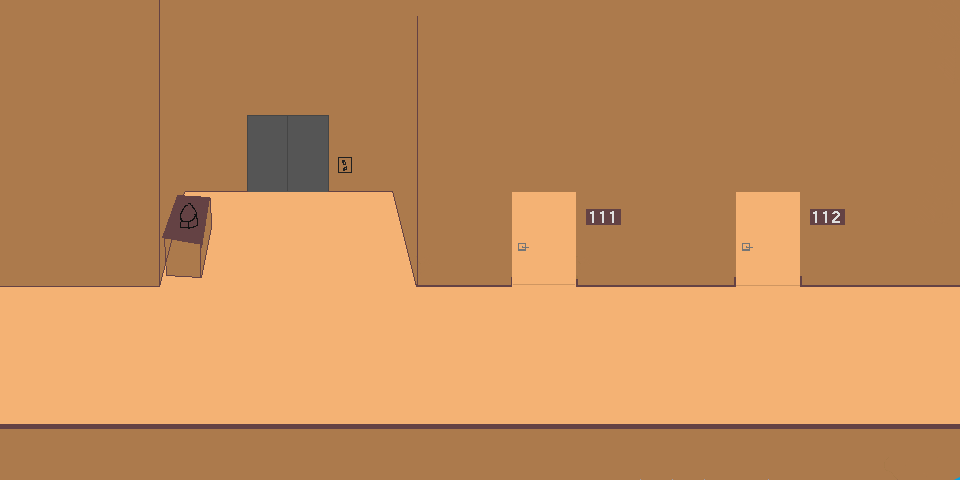

A 2D game scene composited from a Tiled map and its tileset images. What follows is a short description and the map's XML, with each tile layer's data collapsed to a summary:
An orthogonal 30x15 tile map with 32x32 px tiles, 3 tile layers (Tile Layer 2, Tile Layer 1, Tile Layer 3), 8 tilesets and 12 objects (level Info, door, character1).

<map version="1.2" tiledversion="1.2.1" orientation="orthogonal" renderorder="right-down" width="30" height="15" tilewidth="32" tileheight="32" infinite="0" nextlayerid="35" nextobjectid="57">
 <tileset firstgid="1" name="grassstage" tilewidth="32" tileheight="32" tilecount="2025" columns="45">
  <image source="grassstage.png" width="1440" height="1440" />
 </tileset>
 <tileset firstgid="2026" name="grassstage2" tilewidth="32" tileheight="32" tilecount="2500" columns="50">
  <image source="grassstage2.png" width="1600" height="1600" />
 </tileset>
 <tileset firstgid="4526" name="playerstart" tilewidth="32" tileheight="32" tilecount="1" columns="1">
  <image source="playerstart.png" width="32" height="32" />
  <tile id="0">
   <properties>
    <property name="orient" value="right" />
    <property name="playerstart" value="" />
   </properties>
  </tile>
 </tileset>
 <tileset firstgid="4527" name="grassstage3" tilewidth="32" tileheight="32" tilecount="1700" columns="50">
  <image source="grassstage3.png" width="1600" height="1088" />
 </tileset>
 <tileset firstgid="6227" source="grassstage4redux.tsx" />
 <tileset firstgid="6927" name="grasstownweaponshop" tilewidth="32" tileheight="32" tilecount="300" columns="20">
  <image source="grasstownweaponshop.png" width="640" height="480" />
 </tileset>
 <tileset firstgid="7227" name="grasstownhotel" tilewidth="32" tileheight="32" tilecount="450" columns="30">
  <image source="grasstownhotel.png" width="960" height="480" />
 </tileset>
 <tileset firstgid="7677" name="grasstownhotelhallway" tilewidth="32" tileheight="32" tilecount="450" columns="30">
  <image source="grasstownhotelhallway.png" width="960" height="480" />
 </tileset>
 <layer id="32" name="Tile Layer 2" width="30" height="15">
  <data>[450 cells, 450 non-empty, 418 distinct tile ids]</data>
 </layer>
 <layer id="33" name="Tile Layer 1" width="30" height="15">
  <data>[450 cells, 165 non-empty, 19 distinct tile ids]</data>
 </layer>
 <layer id="34" name="Tile Layer 3" width="30" height="15">
  <data>[450 cells, 450 non-empty, 450 distinct tile ids]</data>
 </layer>
 <objectgroup id="4" name="Object Layer 1">
  <object id="40" name="level Info" x="736" y="64" width="24" height="24">
   <properties>
    <property name="areaname" value="Hotel Hallway" />
    <property name="levelinfo" value="1" />
    <property name="music" value="dabbad.mp3" />
   </properties>
  </object>
  <object id="41" x="270" y="192" width="32" height="32">
   <properties>
    <property name="orient" value="down" />
    <property name="playerstart" value="" />
    <property name="startarea" value="1" />
   </properties>
  </object>
  <object id="42" x="256" y="32" width="64" height="84">
   <properties>
    <property name="NewArea" value="grasstownhotel.tmx" />
    <property name="area" value="grasstownhotel.tmx" />
    <property name="returnarea" value="2" />
   </properties>
  </object>
  <object id="48" x="0" y="416" width="960" height="32">
   <properties>
    <property name="block" value="" />
   </properties>
  </object>
  <object id="49" x="0" y="224" width="160" height="8">
   <properties>
    <property name="block" value="" />
   </properties>
  </object>
  <object id="50" x="416" y="224" width="96" height="8">
   <properties>
    <property name="block" value="" />
   </properties>
  </object>
  <object id="51" x="576" y="224" width="160" height="8">
   <properties>
    <property name="block" value="" />
   </properties>
  </object>
  <object id="52" x="800" y="224" width="160" height="8">
   <properties>
    <property name="block" value="" />
   </properties>
  </object>
  <object id="53" name="door" x="512" y="224" width="64" height="64">
   <properties>
    <property name="description" value="Get a roomkey you Frick" />
   </properties>
  </object>
  <object id="54" x="512" y="320" width="32" height="32">
   <properties>
    <property name="orient" value="down" />
    <property name="playerstart" value="" />
    <property name="startarea" value="0" />
   </properties>
  </object>
  <object id="55" x="416" y="288" width="32" height="128">
   <properties>
    <property name="event" value="genmuhotel" />
   </properties>
  </object>
  <object id="56" name="Genmurei" type="character1" x="672" y="288" width="32" height="64">
   <properties>
    <property name="" value="" />
    <property name="description" value="Adventure! I dont care about ur lore." />
    <property name="image" value="sprites/genmu.gif" />
    <property name="name" value="Genmu" />
    <property name="orient" value="left" />
    <property name="sprite1" value="" />
   </properties>
  </object>
 </objectgroup>
</map>
